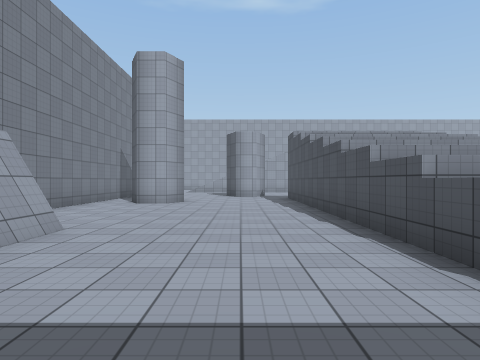
[1] (above)

17 first-person views from a walk through a Unity game level. The camera is 1.4 m above the floor, looks level and sees 75° across. The floor is counted in squares, 2 m on a side. Each view is taken from the middle of a square. On the plan, view 1 faces up. The plan holds only what a view shows up to about 10 squares ahead; the rest is blank. Some animated figures are not drawn. Surface patterns are stand-ins for the level's own textures.

[2]
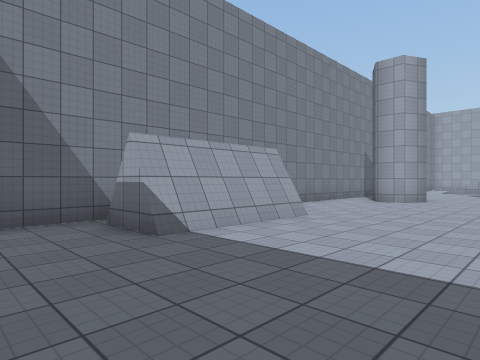

[3]
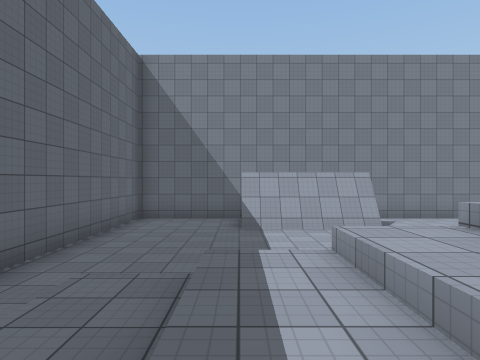

[4]
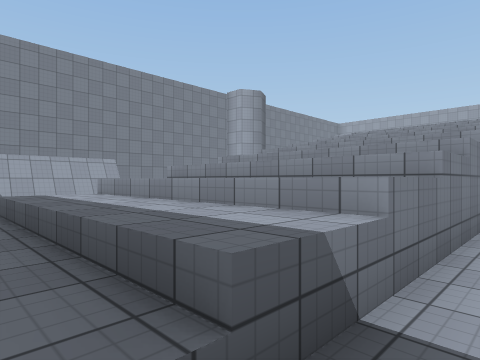

[5]
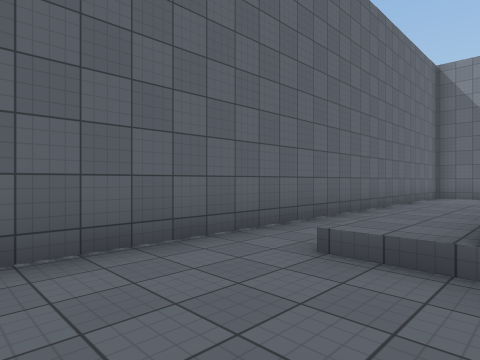

[6]
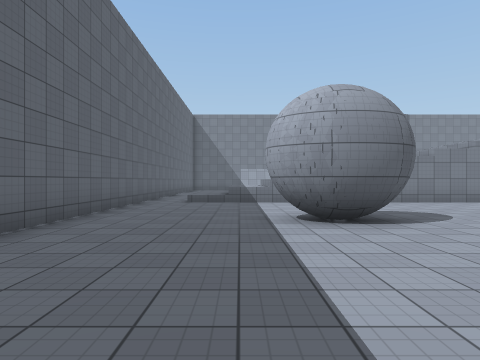

[7]
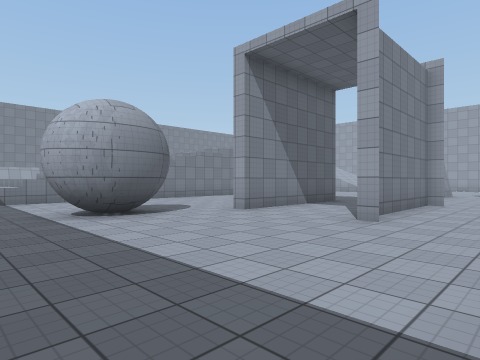

[8]
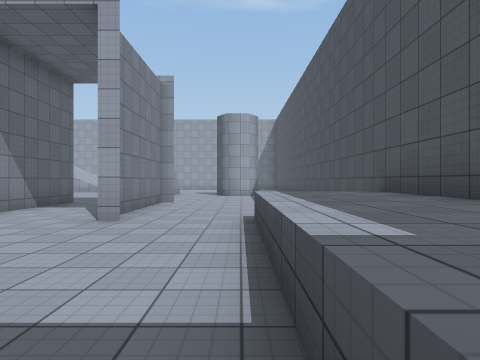

[9]
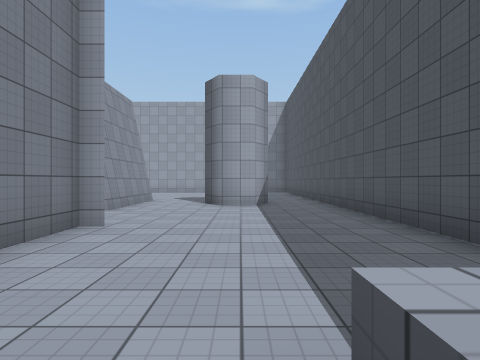

[10]
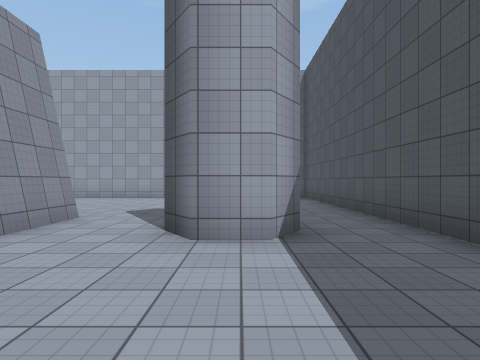

[11]
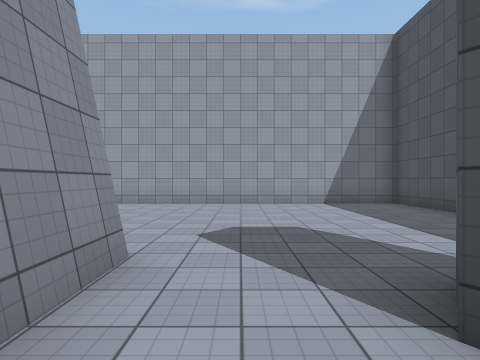

[12]
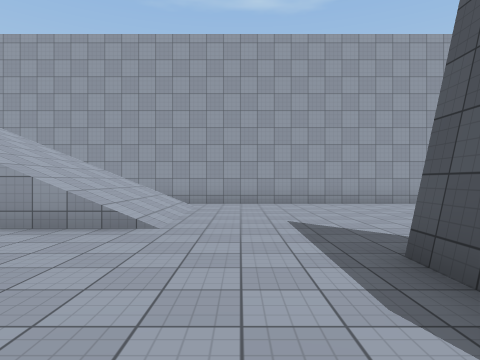

[13]
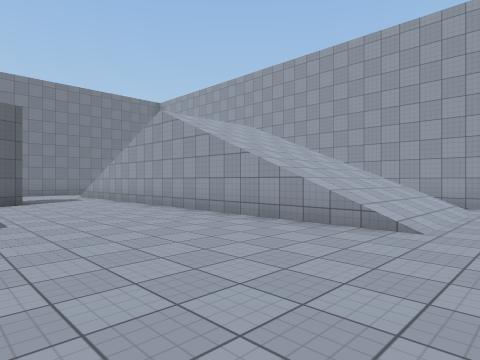

[14]
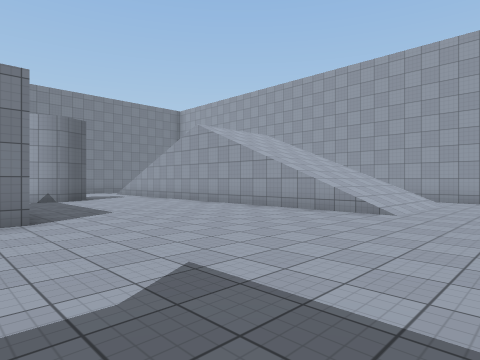

[15]
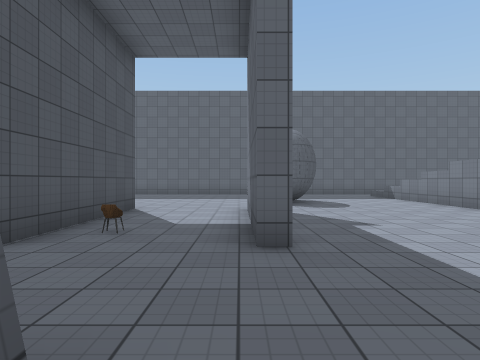

[16]
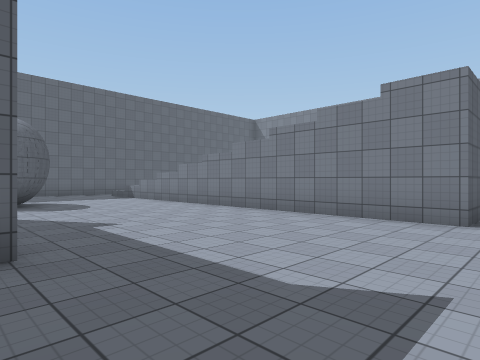

[17]
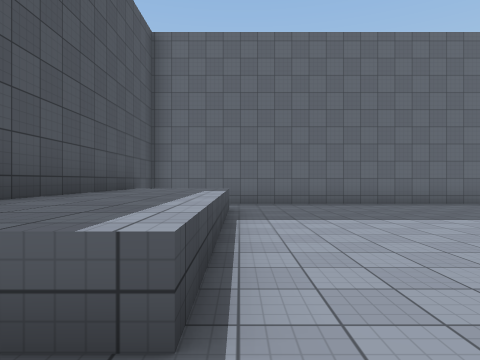

### Floor plan
Key: @ floor where view 1 was taken; # wall or solid block; . floor; / step, stairs or slope; ^ raised ledge; C chair.
Columns run from 5 left of view 1 to 20 right of it. Each row starts with its distance up from view 1.
 23              #############
 22                ..........#
 21           /////..........#
 20          //////..........#
 19          //////..........#
 18       /////////..........#
 17       ...................#
 16      ....................#
 15      .............##..#..#
 14       #...........##.##..#
 13       ............##.....#
 12           //.............#
 11          ///.............#
 10 #.##.../////.............#
  9 #....../   /.....#.C#....#
  8 #....../////.....#..#....#
  7 #....../////.....#..#....#
  6 #....../////.....#..#....#
  5 #....../   /...........^^#
  4   #..../////...........^^#
  3   #..../////...##......^^#
  2   #..../////...##......^^#
  1 ###..../////...........^^#
  0 #....@./////...........^^#
 -1 #......................  #
 -2 ##########################

Positions as (right, up) in squares from view 1, and headings:
1: (0, 0), facing up
2: (1, -1), facing up-left
3: (5, 1), facing left
4: (7, 0), facing up-left
5: (9, 1), facing down-left
6: (16, 1), facing left
7: (17, 0), facing up-left
8: (17, 0), facing up
9: (17, 5), facing up
10: (17, 10), facing up
11: (15, 13), facing up
12: (11, 13), facing up
13: (11, 13), facing up-left
14: (12, 11), facing up-left
15: (12, 13), facing down
16: (12, 13), facing down-left
17: (17, 7), facing down
